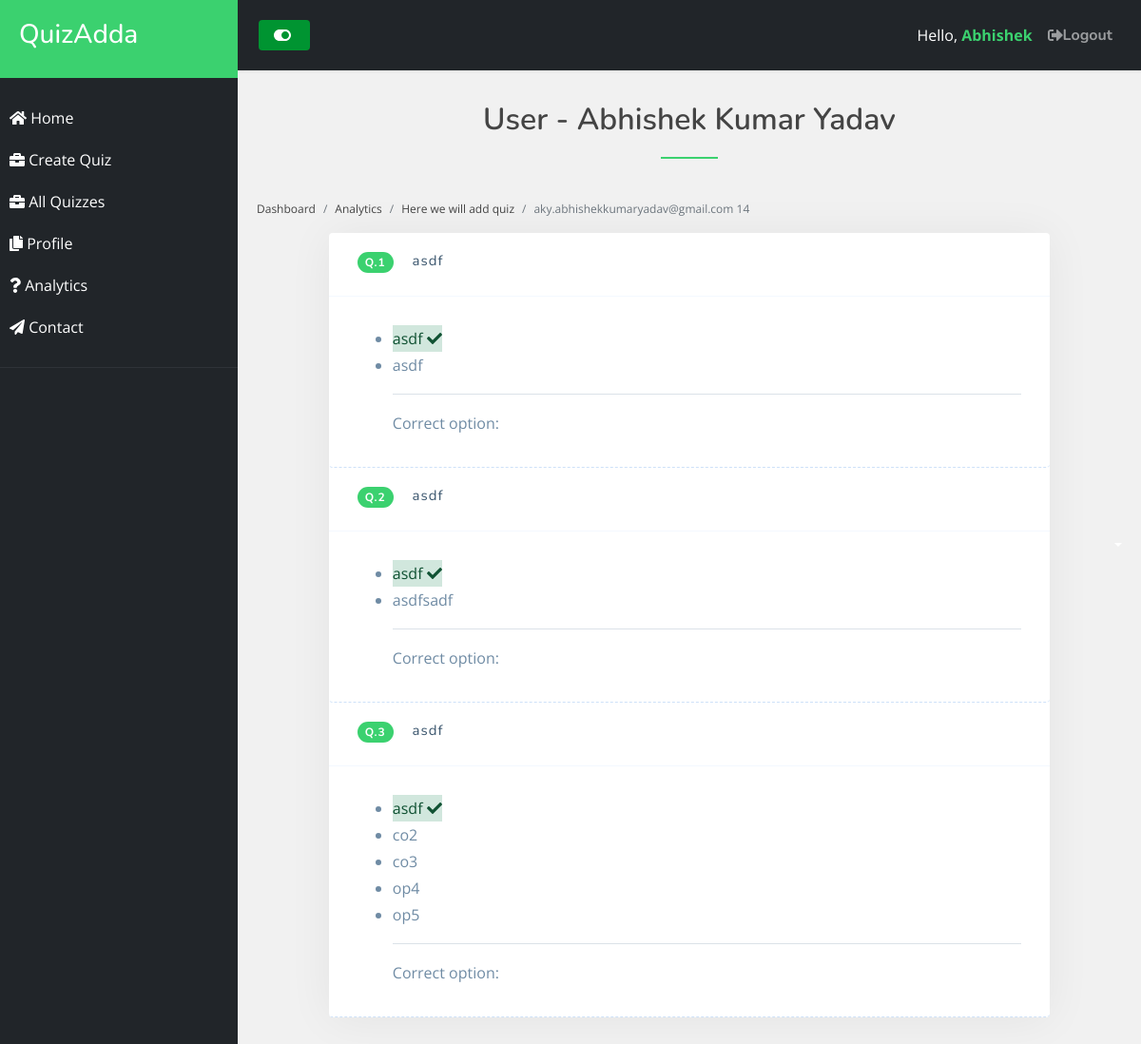
The page /educator/analytics/55/16 (signed in) on the database its author committed.
### educator/models.py (models this page shows)
class responser(models.Model):
    quizid=models.PositiveIntegerField()
    name=models.CharField(max_length=250)
    email=models.CharField(max_length=250)
    clientip=models.CharField(max_length=250,null=True)
    substatus=models.BooleanField(default=False, editable=False)
    subdate=models.DateField()
    subtime=models.TimeField()
    score=models.PositiveIntegerField(default=0)

class quiz(models.Model):
    uid=models.PositiveIntegerField()
    quizname=models.CharField(max_length=250)
    quizdesc=models.CharField(max_length=500)
    quizstatus=models.BooleanField(default=False, editable=False)
    creationdate=models.DateField()
    creationtime=models.TimeField()
    attempts=models.PositiveIntegerField(default=0)

class answers(models.Model):
    uid=models.PositiveIntegerField()
    quesid=models.PositiveIntegerField()
    option=models.PositiveIntegerField()

class question(models.Model):
    quizid=models.PositiveIntegerField()
    question=models.CharField(max_length=500)
    numofques=models.PositiveIntegerField()
    correctoption=models.PositiveIntegerField()
    option1=models.CharField(max_length=150)
    option2=models.CharField(max_length=150)
    option3=models.CharField(max_length=150, null=True)
    option4=models.CharField(max_length=150, null=True )
    option5=models.CharField(max_length=150, null=True)

### educator/views.py (the view)
# urls.py: path('analytics/<int:qid>/<int:uid>', views.squiz, name='squiz'),
def squiz(request,qid,uid):
    if request.user.is_authenticated:
        usrid=request.user.id
        if quiz.objects.filter(id=qid,uid=usrid).exists():
            quizfe=quiz.objects.get(id=qid)
            ques=question.objects.filter(quizid=qid)
            res=responser.objects.get(id=uid)
            ans=answers.objects.filter(uid=uid)
            context={"quiz":quizfe,"questions":ques,"res":res,"answers":ans}
            return render(request,"squiz.html",context)
        else:
            return HttpResponse('<script type="text/javascript"> alert("Invalid Access"); window.location.href = "/educator/analytics";</script>;')
    else:
        return redirect("login")

### educator/templates/squiz.html (shortened to what this page needs)
{% extends "ebase.html" %}
{% block content %}
<div class="ques-title text-center py-3">
    <h2>User - {{res.name}}</h2>
    </div>
  <section class="counts py-2">
      <div class="row">
    <nav aria-label="breadcrumb">
        <ol class="breadcrumb">
          <li class="breadcrumb-item"><a href="/educator">Dashboard</a></li>
          <li class="breadcrumb-item"><a href="/educator/analytics">Analytics</a></li>
          <li class="breadcrumb-item"><a href="/educator/analytics/{{quiz.id}}">{{quiz.quizname}}</a></li>
          <li class="breadcrumb-item active" aria-current="page">{{res.email}} {{answers.1.id}}</li>
        </ol>
      </nav></div>
      <div class="col-md-10 offset-md-1 pb-5">
          <div class="ques" id="accordion">
               {% for quesall in questions %}
               {% load mathfilters %}
              <div class="card">
                  <div class="card-header" id="quesHeading-1">
                      <div class="mb-0">
                          <h5 class="ques-title" data-bs-toggle="collapse" data-bs-target="#quesCollapse-{{forloop.counter}}" aria-expanded="true" aria-controls="quesCollapse-{{forloop.counter}}">
                              <span class="badge">Q.{{forloop.counter}}</span>{{quesall.question}}
                          </h5>
                      </div>
                  </div>
                  <div id="quesCollapse-{{forloop.counter}}" class="collapse show"  aria-labelledby="quesHeading-{{forloop.counter}}" data-parent="#accordion">
                      <div class="card-body">
                        <ul>
                        {% if quesall.numofques >= 2 %}
                          <li><span class="{% if quesall.correctoption == 1 %}alert-success{%endif%}">{{quesall.option1}} {% if quesall.correctoption == 1 %}<i class="fa fa-check" aria-hidden="true"></i>{%endif%}</span></li>
                          <li><span class="{% if quesall.correctoption == 2 %}alert-success{%endif%}">{{quesall.option2}} {% if quesall.correctoption == 2 %}<i class="fa fa-check" aria-hidden="true"></i>{%endif%}</span></li>
                        {% endif %}
                        {% if quesall.numofques >= 3 %}
                          <li><span class="{% if quesall.correctoption == 3 %}alert-success{%endif%}">{{quesall.option3}} {% if quesall.correctoption == 3 %}<i class="fa fa-check" aria-hidden="true"></i>{%endif%}</span></li>
                        {% endif %}
                        {% if quesall.numofques >= 4 %}
                          <li><span class="{% if quesall.correctoption == 4 %}alert-success{%endif%}">{{quesall.option4}} {% if quesall.correctoption == 4 %}<i class="fa fa-check" aria-hidden="true"></i>{%endif%}</span></li>
                        {% endif %}
                        {% if quesall.numofques == 5 %}
                          <li><span class="{% if quesall.correctoption == 5 %}alert-success{%endif%}">{{quesall.option5}} {% if quesall.correctoption == 5 %}<i class="fa fa-check" aria-hidden="true"></i>{%endif%}</span></li>
                        {% endif %}
                        <hr/>
                        <span>Correct option:</span>
                        </ul>
                      </div>
                  </div>
              </div>
              {% endfor%}
          </div>
      </div>
  </section>
{% endblock %}

### educator/templates/ebase.html (shortened to what this page needs)
<!DOCTYPE html>
{% load static %}
{% get_static_prefix as STATIC_PREFIX %}
<html>
  <head>
    <link href="{% static 'vendor/bootstrap/css/bootstrap.min.css'%}" rel="stylesheet">
  <link href="{% static 'vendor/bootstrap-icons/bootstrap-icons.css'%}" rel="stylesheet">
  <link href="{% static 'css/style.css'%}" rel="stylesheet">
  </head>
  <body>
    <div class="wrapper">
      <nav id="sidebar">
        <div class="sidebar-header">
          <h3>QuizAdda</h3>
        </div>
        <ul class="list-unstyled components">
          <li>
            <a href="/educator">
              <i class="fas fa-home"></i>
              Home
            </a>
            <a href="/educator/createquiz">
              <i class="fas fa-briefcase"></i>
              Create Quiz
            </a>
            <a href="/educator/quizzes">
              <i class="fas fa-briefcase"></i>
              All Quizzes
            </a>
            <a
              href="#pageSubmenu"
              data-bs-toggle="collapse"
              aria-expanded="false"
              class="dropdown-toggle"
            >
              <i class="fas fa-copy"></i>
              Profile
            </a>
          </li>
          <li>
            <a href="/educator/analytics">
              <i class="fas fa-question"></i>
              Analytics
            </a>
          </li>
          <li>
            <a href="#">
              <i class="fas fa-paper-plane"></i>
              Contact
            </a>
          </li>
        </ul>
      </nav>
      <div id="content">
        <nav class="navbar navbar-expand-lg navbar-dark bg-dark">
          <div class="container-fluid">
            <button type="button" id="sidebarCollapse" class="btn px-3 py-1 btn-success">
              <i class="fas fa-toggle-on" id="buttontog"></i>
            </button>
            <div class="collapse navbar-collapse" id="navbarSupportedContent">
              <ul class="nav navbar-nav ms-auto">
                <li class="nav-item">
                  <span class="nav-link active">Hello, <span class="usrnm"> <strong>{{user.first_name}}</strong> </span> </span>
                </li>
                <li class="nav-item">
                  <a class="nav-link" href="/educator/logout"
                    ><i class="fas fa-sign-out-alt"></i> Logout</a
                  >
                </li>
              </ul>
            </div>
          </div>
        </nav>
        <div id="mcontent">{% block content %}{% endblock %}</div>
      </div>
    </div>
  </body>
</html>

### static/css/style.css (style rules this page uses)
:root { scroll-behavior: smooth; }
body { font-family: "Open Sans", sans-serif; color: #444444; }
a { color: #009431; text-decoration: none; }
h1, h2, h3, h4, h5, h6 { font-family: "Nunito", sans-serif; }
section { padding: 60px 0; overflow: hidden; }
.navbar { padding: 0; }
.navbar ul { margin: 0; padding: 0; display: flex; list-style: none; align-items: center; }
.navbar li { position: relative; }
.navbar a { display: flex; align-items: center; justify-content: space-between; padding: 10px 0 10px 30px; font-family: "Nunito", sans-serif; font-size: 16px; font-weight: 700; color: #212529; white-space: nowrap; transition: 0.3s; }
.navbar a:hover, .navbar .active, .navbar li:hover > a { color: #009431; }
.counts { padding: 70px 0 60px; }
.btn-success { background: #009431; border: 0; padding: 10px 30px; color: #fff; transition: 0.4s; border-radius: 4px; }
.breadcrumb { font-size: 0.75rem; }

### rows shown on the page
responser: name "Abhishek Kumar Yadav", email "aky.abhishekkumaryadav@gmail.com"
quiz: quizname "Here we will add quiz"
answers: id "14"
question: question "asdf", option1 "asdf", correctoption 1 (drawn), option2 "asdf"
question: question "asdf", option1 "asdf", correctoption 1 (drawn), option2 "asdfsadf"
question: question "asdf", option1 "asdf", correctoption 1 (drawn), option2 "co2", option3 "co3", option4 "op4", option5 "op5"

### other values the page prints
{{ user.first_name }} "Abhishek"
